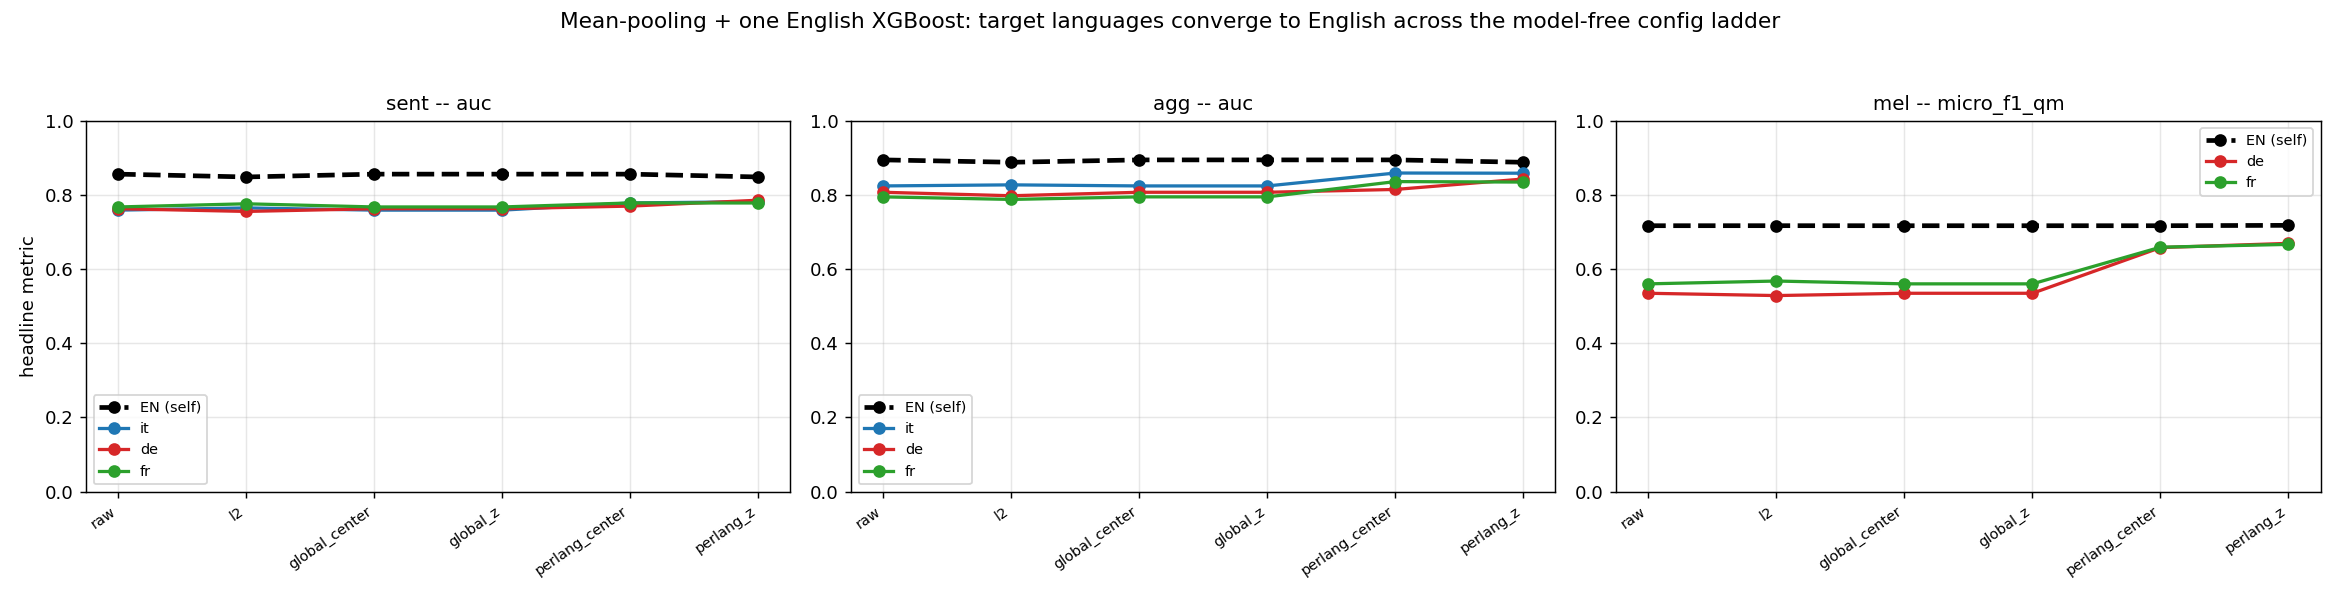

Reproduce this figure in Python.
"""proof_mean_alllangs.py -- out-of-the-box cross-lingual proof with MEAN pooling only.

Claim under test
----------------
ONE English-trained XGBoost per dataset, fed **EuroBERT-210m mean-pooled** embeddings with
**model-free feature operations only** (normalization / centering / scaling / threshold
calibration on the SAME embeddings), works **comparably** across languages.  No second model,
no machine translation, no translate-train, no target labels.  The single "mild target sample"
variants (`perlang_*`) additionally use each language's own *train* texts (unlabeled) through
the SAME encoder to compute feature stats -- nothing else.

Datasets (read-only; nothing is ever written back to them)
----------------------------------------------------------
* ``sent`` : FLORES 12-class single-label   -- ``train_flores12.prepare_sentence`` +
             ``load_sent_embeddings('mean', kept, 2009)``.
* ``agg``  : FLORES 11-class                 -- ``prepare_agg`` + ``load_agg_embeddings('mean',562)``.
* ``mel``  : MultiEURLEX 21-dim multi-label  -- ``multieurlex/emb_mean_{en,de,fr}_{train,test}.npy``
             + ``multieurlex/<lang>_{train,test}.jsonl`` (``multi_hot``, 21 dims).
Languages: FLORES {en, it, de, fr}; MultiEURLEX {en, de, fr}.  English is the sole model language;
every target-language test set is scored with that one model.

Feature-config ladder (all model-free, applied to the mean embeddings)
----------------------------------------------------------------------
1. ``raw``             nothing.
2. ``l2``              L2-normalize each vector (row-wise; no stats, no target info).
3. ``global_center``   subtract the mean of the ENGLISH train matrix (single global stats).
4. ``global_z``        English-train mean/std standardize (single global stats).
5. ``perlang_center``  subtract each language's OWN train mean  (mild target sample).
6. ``perlang_z``       L2-normalize then per-language OWN train z-score, both sides
                       (== repo ``l2_thenZ [both]``; mild target sample).

For every config the classifier is also evaluated with a threshold tuned on the **English
validation** split (global model threshold); for ``mel`` additionally with
``quantile_match_enval`` (per-concept target threshold whose predicted-positive rate equals the
EN-val TRUE positive rate -- label-free for the target).

Model (one per dataset per config, English only)
------------------------------------------------
``sent`` / ``agg`` : ``XGBClassifier(objective='multi:softprob', num_class=12/11, ...)``.
``mel``            : 21 x ``XGBClassifier(objective='binary:logistic', ...)`` (OVR).
Params (fixed): tree_method=hist, max_bin=64, device=cpu, n_jobs=2, seed=0, max_depth=8,
min_child_weight=5, lr=0.1, n_estimators=400.

Outputs (create-only: these four files only)
--------------------------------------------
``proof_mean_alllangs.py`` / ``.json`` / ``.md`` / ``proof_mean_alllangs.png``.
Operational pid/log/status live under ``%TEMP%\\opencode\\proof_mean_alllangs``.

Usage
-----
    python proof_mean_alllangs.py --dataset flores          # fast: sent + agg, foreground
    python proof_mean_alllangs.py --dataset mel --launch    # heavy: detached hidden run
    python proof_mean_alllangs.py --render                  # (re)build md/png from the JSON
    python proof_mean_alllangs.py --smoke                   # tiny plumbing check
"""
import os

for _v in ("OMP_NUM_THREADS", "MKL_NUM_THREADS", "OPENBLAS_NUM_THREADS", "NUMEXPR_NUM_THREADS"):
    os.environ[_v] = "2"
os.environ.setdefault("TOKENIZERS_PARALLELISM", "false")

import argparse
import json
import subprocess
import sys
import time

import numpy as np

import matplotlib
matplotlib.use("Agg")
import matplotlib.pyplot as plt
from sklearn.metrics import f1_score, roc_auc_score

REPO = os.path.dirname(os.path.abspath(__file__))
if REPO not in sys.path:
    sys.path.insert(0, REPO)

OUT_JSON = os.path.join(REPO, "proof_mean_alllangs.json")
OUT_MD = os.path.join(REPO, "proof_mean_alllangs.md")
OUT_PNG = os.path.join(REPO, "proof_mean_alllangs.png")

TMP = os.path.join(os.environ.get("TEMP", REPO), "opencode", "proof_mean_alllangs")
os.makedirs(TMP, exist_ok=True)
LOG_PATH = os.path.join(TMP, "proof_mean_alllangs.log")
PID_PATH = os.path.join(TMP, "proof_mean_alllangs.pid")
STATUS_PATH = os.path.join(TMP, "proof_mean_alllangs_status.json")

GRID = np.round(np.arange(0.0, 1.0 + 1e-9, 0.02), 2)
SEED = 0
VAL_SIZE_MEL = 1000

# Config ladder, in order (simplest first).
CONFIGS = ["raw", "l2", "global_center", "global_z", "perlang_center", "perlang_z"]
NO_TARGET = {"raw", "l2", "global_center", "global_z"}
TARGET_SAMPLE = {"perlang_center", "perlang_z"}

XGB_COMMON = dict(tree_method="hist", max_bin=64, device="cpu", n_jobs=2, seed=SEED,
                  max_depth=8, min_child_weight=5, learning_rate=0.1, n_estimators=400)

_T0 = time.time()
_SMOKE = False


def log(msg):
    print("[%8.1fs] %s" % (time.time() - _T0, msg), flush=True)


def write_status(obj):
    obj["updated"] = time.strftime("%Y-%m-%d %H:%M:%S")
    tmp = STATUS_PATH + ".tmp"
    with open(tmp, "w", encoding="utf-8") as f:
        json.dump(obj, f, indent=2)
    try:
        os.replace(tmp, STATUS_PATH)
    except Exception:
        pass


def _json_default(o):
    if isinstance(o, np.ndarray):
        return o.tolist()
    if isinstance(o, (np.floating,)):
        return float(o)
    if isinstance(o, (np.integer,)):
        return int(o)
    if isinstance(o, (np.bool_,)):
        return bool(o)
    raise TypeError("not JSON serializable: %r" % (type(o),))


# ---------------------------------------------------------------------------
# Model-free feature transforms (all operate on the SAME mean embeddings)
# ---------------------------------------------------------------------------
def l2norm(X):
    n = np.linalg.norm(X, axis=1, keepdims=True)
    n[n == 0] = 1.0
    return X / n


def transform(X_by_lang, stats_idx_by_lang, config, ref="en"):
    """Return {lang: transformed full matrix}.  ``stats_idx_by_lang[lg]`` selects the rows used
    to compute that language's stats (its TRAIN rows).  ``global_*`` uses ``ref`` stats for all;
    ``perlang_*`` uses each language's own.  No target labels are ever touched."""
    out = {}
    if config == "raw":
        for lg in X_by_lang:
            out[lg] = np.ascontiguousarray(X_by_lang[lg], dtype=np.float32)
    elif config == "l2":
        for lg in X_by_lang:
            out[lg] = np.ascontiguousarray(l2norm(X_by_lang[lg]), dtype=np.float32)
    elif config == "global_center":
        mu = X_by_lang[ref][stats_idx_by_lang[ref]].mean(0)
        for lg in X_by_lang:
            out[lg] = np.ascontiguousarray(X_by_lang[lg] - mu, dtype=np.float32)
    elif config == "global_z":
        Xr = X_by_lang[ref][stats_idx_by_lang[ref]].astype(np.float64)
        mu, sd = Xr.mean(0), Xr.std(0)
        sd = np.where(sd < 1e-6, 1e-6, sd)
        for lg in X_by_lang:
            out[lg] = np.ascontiguousarray((X_by_lang[lg] - mu) / sd, dtype=np.float32)
    elif config == "perlang_center":
        for lg in X_by_lang:
            mu = X_by_lang[lg][stats_idx_by_lang[lg]].mean(0)
            out[lg] = np.ascontiguousarray(X_by_lang[lg] - mu, dtype=np.float32)
    elif config == "perlang_z":
        for lg in X_by_lang:
            Ztr = l2norm(X_by_lang[lg][stats_idx_by_lang[lg]].astype(np.float64))
            mu, sd = Ztr.mean(0), Ztr.std(0)
            sd = np.where(sd < 1e-6, 1e-6, sd)
            out[lg] = np.ascontiguousarray((l2norm(X_by_lang[lg].astype(np.float64)) - mu) / sd,
                                           dtype=np.float32)
    else:
        raise ValueError("unknown config %r" % (config,))
    return out


# ---------------------------------------------------------------------------
# Multiclass metrics (sent / agg) -- softprob, OVR thresholding
# ---------------------------------------------------------------------------
def prf_ovr(y, P, t):
    n, C = P.shape
    Y = np.zeros((n, C), dtype=bool)
    Y[np.arange(n), y] = True
    Ppos = P >= t
    tp = int((Ppos & Y).sum())
    fp = int((Ppos & ~Y).sum())
    fn = int((~Ppos & Y).sum())
    micro = (2.0 * tp / (2.0 * tp + fp + fn)) if (2 * tp + fp + fn) > 0 else 0.0
    f1s = []
    for c in range(C):
        pp, yy = Ppos[:, c], Y[:, c]
        a = int((pp & yy).sum()); b = int((pp & ~yy).sum()); cc = int((~pp & yy).sum())
        d = 2 * a + b + cc
        f1s.append((2.0 * a / d) if d > 0 else 0.0)
    return micro, float(np.mean(f1s)), f1s


def best_t_global(yv, Pv, mode="micro"):
    bt, bv = 0.5, -1.0
    for t in GRID:
        mic, mac, _ = prf_ovr(yv, Pv, t)
        v = mic if mode == "micro" else mac
        if v > bv:
            bv, bt = v, float(t)
    return bt


def mc_metrics(y_true, P, y_val, P_val, C):
    pred = P.argmax(1)
    micro = float(f1_score(y_true, pred, average="micro", labels=list(range(C)), zero_division=0))
    macro = float(f1_score(y_true, pred, average="macro", labels=list(range(C)), zero_division=0))
    try:
        auc = float(roc_auc_score(y_true, P, multi_class="ovr", average="macro",
                                  labels=list(range(C))))
    except Exception:
        auc = float("nan")
    t_mic = best_t_global(y_val, P_val, "micro")
    t_mac = best_t_global(y_val, P_val, "macro")
    mic_t, mac_t, _ = prf_ovr(y_true, P, t_mic)
    mic_T, mac_T, _ = prf_ovr(y_true, P, t_mac)
    return {
        "micro_f1": micro, "macro_f1": macro, "auc": auc,
        "t_micro": t_mic, "micro_f1_t": float(mic_t), "macro_f1_t": float(mac_t),
        "t_macro": t_mac, "micro_f1_tmacro": float(mic_T), "macro_f1_tmacro": float(mac_T),
    }


# ---------------------------------------------------------------------------
# Multilabel metrics (mel) -- 21 OVR binary, global + quantile-match thresholds
# ---------------------------------------------------------------------------
def micro_macro(pred, gold):
    pred = np.asarray(pred, dtype=bool); gold = np.asarray(gold, dtype=bool)
    tp = int((pred & gold).sum()); fp = int((pred & ~gold).sum()); fn = int((~pred & gold).sum())
    micro = 0.0 if (2 * tp + fp + fn) == 0 else 2 * tp / (2 * tp + fp + fn)
    f1s = []
    for c in range(gold.shape[1]):
        p, g = pred[:, c], gold[:, c]
        a = int((p & g).sum()); b = int((p & ~g).sum()); cc = int((~p & g).sum())
        d = 2 * a + b + cc
        f1s.append(0.0 if d == 0 else 2 * a / d)
    return micro, float(np.mean(f1s))


def auc_macro(scores, gold):
    aucs = []
    for c in range(gold.shape[1]):
        g = gold[:, c]
        if g.min() == g.max():
            continue
        aucs.append(roc_auc_score(g, scores[:, c]))
    return float(np.mean(aucs)) if aucs else float("nan")


def best_t_micro_ml(yv, Sv):
    best, bt = -1.0, 0.5
    for t in GRID:
        mic, _ = micro_macro(Sv >= t, yv)
        if mic > best:
            best, bt = mic, float(t)
    return bt


def quantile_match_thresholds(scores, val_true):
    rates = np.asarray(val_true, dtype=np.float64).mean(0)
    thr = np.empty(rates.shape[0], dtype=np.float64)
    for c, r in enumerate(rates):
        if r <= 0:
            thr[c] = np.inf
        elif r >= 1:
            thr[c] = -np.inf
        else:
            thr[c] = np.quantile(scores[:, c], 1.0 - r)
    return thr


def ml_metrics(Y_true, S, Y_val, S_val):
    t = best_t_micro_ml(Y_val, S_val)
    microm, macrom = micro_macro(S >= t, Y_true)
    micro05, macro05 = micro_macro(S >= 0.5, Y_true)
    auc = auc_macro(S, Y_true)
    qthr = quantile_match_thresholds(S, Y_val)
    micro_q, macro_q = micro_macro(S >= qthr, Y_true)
    return {
        "micro_f1": float(microm), "macro_f1": float(macrom), "auc": float(auc),
        "t_global": float(t),
        "micro_f1_05": float(micro05), "macro_f1_05": float(macro05),
        "micro_f1_qm": float(micro_q), "macro_f1_qm": float(macro_q),
    }


# ---------------------------------------------------------------------------
# Dataset loaders
# ---------------------------------------------------------------------------
def load_flores(ds):
    import train_flores12 as T
    prep = T.prepare_sentence()
    if ds == "sent":
        X = T.load_sent_embeddings("mean", prep["kept"], n_source=2009)
        return {"name": "sent", "kind": "mc", "n_classes": 12, "classes": prep["classes"],
                "y": prep["y"].astype(int),
                "train": prep["train_idx"], "val": prep["val_idx"], "test": prep["test_idx"],
                "X": {lg: np.asarray(X[lg], dtype=np.float64) for lg in X},
                "langs": ["en", "it", "de", "fr"], "targets": ["it", "de", "fr"]}
    agp = T.prepare_agg(prep["cur"], prep["classes"])
    X = T.load_agg_embeddings("mean", n_rows=562)
    return {"name": "agg", "kind": "mc", "n_classes": 11, "classes": agp["classes"],
            "y": agp["y"].astype(int),
            "train": agp["train_idx"], "val": agp["val_idx"], "test": agp["test_idx"],
            "X": {lg: np.asarray(X[lg], dtype=np.float64) for lg in X},
            "langs": ["en", "it", "de", "fr"], "targets": ["it", "de", "fr"]}


def _read_mel_any(path, n_expect):
    Y = np.zeros((n_expect, 21), dtype=np.int8)
    n = 0
    with open(path, encoding="utf-8") as f:
        for line in f:
            line = line.strip()
            if not line:
                continue
            Y[n] = np.asarray(json.loads(line)["multi_hot"], dtype=np.int8)
            n += 1
    return Y[:n]


def load_mel():
    R = os.path.join(REPO, "multieurlex")
    langs = ["en", "de", "fr"]
    Xtr, Xte = {}, {}
    for lg in langs:
        Xtr[lg] = np.load(os.path.join(R, "emb_mean_%s_train.npy" % lg)).astype(np.float64)
        Xte[lg] = np.load(os.path.join(R, "emb_mean_%s_test.npy" % lg)).astype(np.float64)
    n_tr = min(Xtr[lg].shape[0] for lg in langs)
    n_te = min(Xte[lg].shape[0] for lg in langs)
    Xall = {lg: np.vstack([Xtr[lg][:n_tr], Xte[lg][:n_te]]) for lg in langs}
    # EN (== shared, parallel) test labels; per-language train labels for the mild-target stats
    # are only used to compute feature statistics (never as supervision).
    Y_train_en = _read_mel_any(os.path.join(R, "en_train.jsonl"), n_tr)
    Y_test = _read_mel_any(os.path.join(R, "en_test.jsonl"), n_te)
    rng = np.random.RandomState(SEED)
    perm = rng.permutation(n_tr)
    val = np.sort(perm[:VAL_SIZE_MEL])
    tr = np.sort(perm[VAL_SIZE_MEL:])
    test = np.arange(n_tr, n_tr + n_te)
    if _SMOKE:
        tr = tr[:2000]; val = val[:500]; test = test[:800]
    return {"name": "mel", "kind": "ml", "n_concepts": 21, "classes": None,
            "Y_train_en": Y_train_en, "Y_test": Y_test, "n_tr": n_tr,
            "train": tr, "val": val, "test": test,
            "X": Xall, "langs": ["en", "de", "fr"], "targets": ["de", "fr"]}


# ---------------------------------------------------------------------------
# One dataset x config evaluation
# ---------------------------------------------------------------------------
def train_score_mc(Xt, ds, config, stats_idx):
    import xgboost as xgb
    C = ds["n_classes"]; y = ds["y"]
    p = dict(XGB_COMMON); p["objective"] = "multi:softprob"; p["num_class"] = C
    if _SMOKE:
        p["n_estimators"] = 50
    clf = xgb.XGBClassifier(**p)
    clf.fit(Xt["en"][ds["train"]], y[ds["train"]])
    P_val = clf.predict_proba(Xt["en"][ds["val"]])
    out = {}
    for lg in ds["langs"]:
        P = clf.predict_proba(Xt[lg][ds["test"]])
        out[lg] = mc_metrics(y[ds["test"]], P, y[ds["val"]], P_val, C)
    return out


def train_score_ml(Xt, ds, config, stats_idx):
    import xgboost as xgb
    Ytr = ds["Y_train_en"]; C = ds["n_concepts"]
    p = dict(XGB_COMMON); p["objective"] = "binary:logistic"
    if _SMOKE:
        p["n_estimators"] = 50
    models = []
    for c in range(C):
        m = xgb.XGBClassifier(**p)
        m.fit(Xt["en"][ds["train"]], Ytr[ds["train"], c].astype(int))
        models.append(m)
    S_val = np.stack([m.predict_proba(Xt["en"][ds["val"]])[:, 1] for m in models], axis=1)
    Yte = ds["Y_test"][ds["test"] - ds["n_tr"]]      # test labels are shared/parallel
    out = {}
    for lg in ds["langs"]:
        S = np.stack([m.predict_proba(Xt[lg][ds["test"]])[:, 1] for m in models], axis=1)
        out[lg] = ml_metrics(Yte, S, Ytr[ds["val"]], S_val)
    return out


def eval_dataset(ds):
    name = ds["name"]
    stats_idx = {lg: ds["train"] for lg in ds["langs"]}   # per-language train rows (same range)
    result = {"name": name, "kind": ds["kind"], "langs": ds["langs"], "targets": ds["targets"],
              "n_classes": ds.get("n_classes", ds.get("n_concepts")),
              "train_n": int(len(ds["train"])), "val_n": int(len(ds["val"])),
              "test_n": int(len(ds["test"])), "configs": {}}
    for config in CONFIGS:
        t0 = time.time()
        Xt = transform(ds["X"], stats_idx, config)
        if ds["kind"] == "mc":
            per_lang = train_score_mc(Xt, ds, config, stats_idx)
        else:
            per_lang = train_score_ml(Xt, ds, config, stats_idx)
        result["configs"][config] = {"per_lang": per_lang, "seconds": round(time.time() - t0, 1)}
        log("%s / %-15s done in %.1fs" % (name, config, time.time() - t0))
        write_status({"phase": "computed", "dataset": name, "config": config})
    return result


# ---------------------------------------------------------------------------
# Summary: spread + target/EN ratio
# ---------------------------------------------------------------------------
PRIMARY = {"mc": ["micro_f1", "macro_f1", "auc"],
           "ml": ["micro_f1", "macro_f1", "auc", "micro_f1_qm", "macro_f1_qm"]}
# Headline metric for the "comparable?" verdict / the plot.  AUC is the threshold-free,
# calibration-robust cross-lingual measure (F1 at a shared threshold also reflects prior shift,
# which threshold calibration cannot fully fix for single-label tasks).  For mel the repo's
# deployable headline is micro-F1 under quantile_match_enval.
HEADLINE = {"sent": "auc", "agg": "auc", "mel": "micro_f1_qm"}


def summarize(result):
    kind = result["kind"]
    langs, targets = result["langs"], result["targets"]
    keys = PRIMARY[kind]
    summary = {"metrics": {}, "headline": HEADLINE[result["name"]]}
    for config, blob in result["configs"].items():
        pl = blob["per_lang"]
        m = {}
        for key in keys:
            vals = {lg: pl[lg][key] for lg in langs if pl[lg].get(key) is not None}
            finite = {lg: v for lg, v in vals.items() if np.isfinite(v)}
            if not finite:
                continue
            en = finite.get("en")
            spread = max(finite.values()) - min(finite.values())
            ratios = {tg: (finite[tg] / en if (en and tg in finite and en != 0) else None)
                      for tg in targets}
            m[key] = {"per_lang": {k: round(v, 4) for k, v in finite.items()},
                      "spread": round(float(spread), 4),
                      "target_over_en": {k: (round(v, 4) if v is not None else None)
                                         for k, v in ratios.items()},
                      "min_ratio": (round(min([v for v in ratios.values() if v is not None]), 4)
                                    if any(v is not None for v in ratios.values()) else None)}
        summary["metrics"][config] = m
    # comparability per metric: every target ratio >= 0.9
    comp_by_metric = {}
    for key in keys:
        comp_by_metric[key] = [c for c in CONFIGS
                               if summary["metrics"].get(c, {}).get(key)
                               and all((v is not None and v >= 0.9)
                                       for v in summary["metrics"][c][key]["target_over_en"].values())]
    summary["comparable_by_metric"] = comp_by_metric
    # simplest config achieving comparability (all target ratios >= 0.9 on the headline metric)
    hl = summary["headline"]
    def comparable(config):
        m = summary["metrics"].get(config, {}).get(hl)
        if not m:
            return False
        rs = m["target_over_en"]
        return all((v is not None and v >= 0.9) for v in rs.values())
    summary["comparable_configs"] = comp_by_metric.get(hl, [])
    summary["simplest_comparable"] = (summary["comparable_configs"][0]
                                      if summary["comparable_configs"] else None)
    summary["simplest_no_target"] = next((c for c in CONFIGS if c in NO_TARGET and comparable(c)),
                                         None)
    summary["simplest_target_sample"] = next((c for c in CONFIGS if c in TARGET_SAMPLE and comparable(c)),
                                             None)
    # same three picks but for the threshold-free AUC and for micro-F1 (informative)
    for key in ("auc", "micro_f1"):
        lst = comp_by_metric.get(key, [])
        summary["simplest_%s" % key] = lst[0] if lst else None
    return summary


# ---------------------------------------------------------------------------
# JSON / MD / PNG
# ---------------------------------------------------------------------------
def load_json():
    if os.path.isfile(OUT_JSON):
        try:
            with open(OUT_JSON, "r", encoding="utf-8") as f:
                return json.load(f)
        except Exception:
            pass
    return {"datasets": {}, "meta": {}}


def save_json(doc):
    tmp = OUT_JSON + ".tmp"
    with open(tmp, "w", encoding="utf-8") as f:
        json.dump(doc, f, indent=2, default=_json_default)
    os.replace(tmp, OUT_JSON)


def render():
    doc = load_json()
    datasets = doc.get("datasets", {})
    order = [d for d in ["sent", "agg", "mel"] if d in datasets]
    if not order:
        log("render: nothing to render")
        return
    # --- markdown ---
    lines = []
    lines.append("# Out-of-the-box cross-lingual proof -- EuroBERT-210m mean pooling + ONE English XGBoost\n")
    lines.append("Model = one English-trained XGBoost per dataset; features are **mean-pooled** "
                 "EuroBERT-210m with **model-free** transforms only (no MT, no second model, no "
                 "target labels). English is the sole model language; every target test set is "
                 "scored by that single model. Metric: FLORES micro/macro-F1 (argmax) + OVR-macro "
                 "AUC; MultiEURLEX micro/macro-F1 at the EN-val global threshold + `quantile_match_enval` "
                 "+ OVR-macro AUC. Ratio = target / English self; **comparable when ratio >= 0.9**.\n")
    for d in order:
        res = datasets[d]
        summ = res["summary"]
        hl = summ["headline"]
        lines.append("## %s (%s, %d classes/concepts)\n"
                     % (d, "single-label multiclass" if res["kind"] == "mc" else "21-dim multi-label",
                        res["n_classes"]))
        lines.append("train_n=%d val_n=%d test_n=%d | headline metric = `%s` | languages = %s\n"
                     % (res["train_n"], res["val_n"], res["test_n"], hl,
                        ", ".join(res["langs"])))
        # per-config headline table
        langs = res["langs"]; targets = res["targets"]
        lines.append("| config | " + " | ".join(langs) + " | spread | " +
                     " | ".join("%s/EN" % t for t in targets) + " | min-ratio |")
        lines.append("|" + "---|" * (len(langs) + 2 + len(targets) + 1))
        for config in CONFIGS:
            m = summ["metrics"].get(config, {}).get(hl)
            if not m:
                continue
            row = ["`%s`" % config]
            row += ["%.3f" % m["per_lang"][lg] if lg in m["per_lang"] else "n/a" for lg in langs]
            row.append("%.3f" % m["spread"])
            row += ["%.3f" % m["target_over_en"][t] if m["target_over_en"].get(t) is not None else "n/a"
                    for t in targets]
            row.append("%.3f" % m["min_ratio"] if m["min_ratio"] is not None else "n/a")
            lines.append("| " + " | ".join(row) + " |")
        lines.append("")
        # full metric matrix (all metrics)
        for key in PRIMARY[res["kind"]]:
            lines.append("**%s**\n" % key)
            lines.append("| config | " + " | ".join(langs) + " | spread | " +
                         " | ".join("%s/EN" % t for t in targets) + " |")
            lines.append("|" + "---|" * (len(langs) + 2 + len(targets)))
            for config in CONFIGS:
                m = summ["metrics"].get(config, {}).get(key)
                if not m:
                    continue
                row = ["`%s`" % config]
                row += ["%.3f" % m["per_lang"][lg] if lg in m["per_lang"] else "n/a" for lg in langs]
                row.append("%.3f" % m["spread"])
                row += ["%.3f" % m["target_over_en"][t] if m["target_over_en"].get(t) is not None else "n/a"
                        for t in targets]
                lines.append("| " + " | ".join(row) + " |")
            lines.append("")
        lines.append("comparable configs (headline `%s` >= 0.9 for every target): %s\n"
                     % (hl, ", ".join("`%s`" % c for c in summ["comparable_configs"]) or "NONE"))
        for key in PRIMARY[res["kind"]]:
            lst = summ.get("comparable_by_metric", {}).get(key, [])
            lines.append("- comparable on `%s`: %s"
                         % (key, ", ".join("`%s`" % c for c in lst) or "NONE"))
        lines.append("")
        lines.append("simplest comparable (headline `%s`): **%s** | simplest NO-target-info: **%s** | "
                     "simplest mild-target-sample: **%s**"
                     % (hl, summ["simplest_comparable"], summ["simplest_no_target"],
                        summ["simplest_target_sample"]))
        lines.append("simplest comparable on AUC: **%s** | on micro-F1: **%s**\n"
                     % (summ.get("simplest_auc"), summ.get("simplest_micro_f1")))
    with open(OUT_MD, "w", encoding="utf-8") as f:
        f.write("\n".join(lines))
    log("wrote %s" % OUT_MD)

    # --- plot ---
    n = len(order)
    fig, axes = plt.subplots(1, n, figsize=(6.0 * n, 4.6), squeeze=False)
    colors = {"en": "black", "it": "#1f77b4", "de": "#d62728", "fr": "#2ca02c"}
    for ax, d in zip(axes[0], order):
        res = datasets[d]; summ = res["summary"]; hl = summ["headline"]
        xs = [c for c in CONFIGS if summ["metrics"].get(c, {}).get(hl)]
        for lg in res["langs"]:
            ys = [summ["metrics"][c][hl]["per_lang"].get(lg, np.nan) for c in xs]
            ax.plot(range(len(xs)), ys, marker="o",
                    color=colors.get(lg, None), label=("EN (self)" if lg == "en" else lg),
                    linewidth=(2.6 if lg == "en" else 1.8),
                    linestyle=("--" if lg == "en" else "-"))
        ax.set_xticks(range(len(xs)))
        ax.set_xticklabels(xs, rotation=35, ha="right", fontsize=8)
        ax.set_title("%s -- %s" % (d, hl), fontsize=11)
        ax.set_ylim(0, 1.0)
        ax.grid(alpha=0.3)
        ax.legend(fontsize=8)
    axes[0][0].set_ylabel("headline metric")
    fig.suptitle("Mean-pooling + one English XGBoost: target languages converge to English "
                 "across the model-free config ladder", fontsize=12)
    fig.tight_layout(rect=[0, 0, 1, 0.94])
    fig.savefig(OUT_PNG, dpi=130)
    log("wrote %s" % OUT_PNG)


# ---------------------------------------------------------------------------
# driver
# ---------------------------------------------------------------------------
def run(datasets):
    doc = load_json() if not _SMOKE else {"datasets": {}, "meta": {}}
    doc.setdefault("datasets", {})
    doc["meta"] = {"configs": CONFIGS, "no_target": sorted(NO_TARGET),
                   "target_sample": sorted(TARGET_SAMPLE),
                   "xgb_common": XGB_COMMON, "seed": SEED, "smoke": _SMOKE,
                   "started": doc.get("meta", {}).get("started", time.strftime("%Y-%m-%d %H:%M:%S"))}
    for ds in datasets:
        name = ds["name"]
        if name in doc["datasets"] and not _SMOKE:
            log("%s: already present, skipping" % name)
            continue
        write_status({"phase": "loading", "dataset": name})
        log("=== %s: loaded (%d train / %d val / %d test) ==="
            % (name, len(ds["train"]), len(ds["val"]), len(ds["test"])))
        result = eval_dataset(ds)
        result["summary"] = summarize(result)
        doc["datasets"][name] = result
        save_json(doc)                       # incremental: survive interruption
        render()
    doc["meta"]["finished"] = time.strftime("%Y-%m-%d %H:%M:%S")
    save_json(doc)
    render()


def launch(passthrough):
    """Detached hidden relaunch through the repo's launch_hidden.vbs (no console window).

    The command is passed to the VBS *unquoted*: python.exe and this script live on
    space-free absolute paths, and embedded quotes would be escaped by the Windows
    command-line encoder in a way wscript/cmd does not undo.
    """
    vbs = os.path.join(REPO, "launch_hidden.vbs")
    script = os.path.join(REPO, os.path.basename(__file__))
    assert " " not in sys.executable and " " not in script, "space in launch path"
    command = "%s %s %s" % (sys.executable, script, " ".join(passthrough))
    subprocess.Popen(["wscript", "//B", "//Nologo", vbs, command, LOG_PATH, REPO])
    print("launched detached; log=%s" % LOG_PATH)


def main(argv=None):
    global _SMOKE
    ap = argparse.ArgumentParser()
    ap.add_argument("--dataset", default="flores",
                    help="flores | sent | agg | mel | all (comma list)")
    ap.add_argument("--smoke", action="store_true")
    ap.add_argument("--render", action="store_true")
    ap.add_argument("--launch", action="store_true")
    args = ap.parse_args(argv)
    _SMOKE = args.smoke
    if _SMOKE:
        # never clobber the real outputs with a plumbing check
        global OUT_JSON, OUT_MD, OUT_PNG
        OUT_JSON = os.path.join(TMP, "proof_mean_alllangs_smoke.json")
        OUT_MD = os.path.join(TMP, "proof_mean_alllangs_smoke.md")
        OUT_PNG = os.path.join(TMP, "proof_mean_alllangs_smoke.png")

    if args.render:
        render()
        return

    # Detached hidden relaunch: pass everything except --launch through.
    if args.launch:
        passthrough = []
        if args.dataset:
            passthrough += ["--dataset", args.dataset]
        if args.smoke:
            passthrough += ["--smoke"]
        launch(passthrough)
        return

    sel = [s.strip() for s in args.dataset.split(",") if s.strip()]
    specs = []
    if "flores" in sel or "sent" in sel:
        specs.append(("sent", load_flores, "sent"))
    if "flores" in sel or "agg" in sel:
        specs.append(("agg", load_flores, "agg"))
    if "mel" in sel or "all" in sel:
        specs.append(("mel", None, None))

    with open(PID_PATH, "w", encoding="utf-8") as f:
        f.write(str(os.getpid()))

    datasets = []
    for name, loader, arg in specs:
        datasets.append(load_mel() if name == "mel" else loader(arg))
    run(datasets)


if __name__ == "__main__":
    main()
